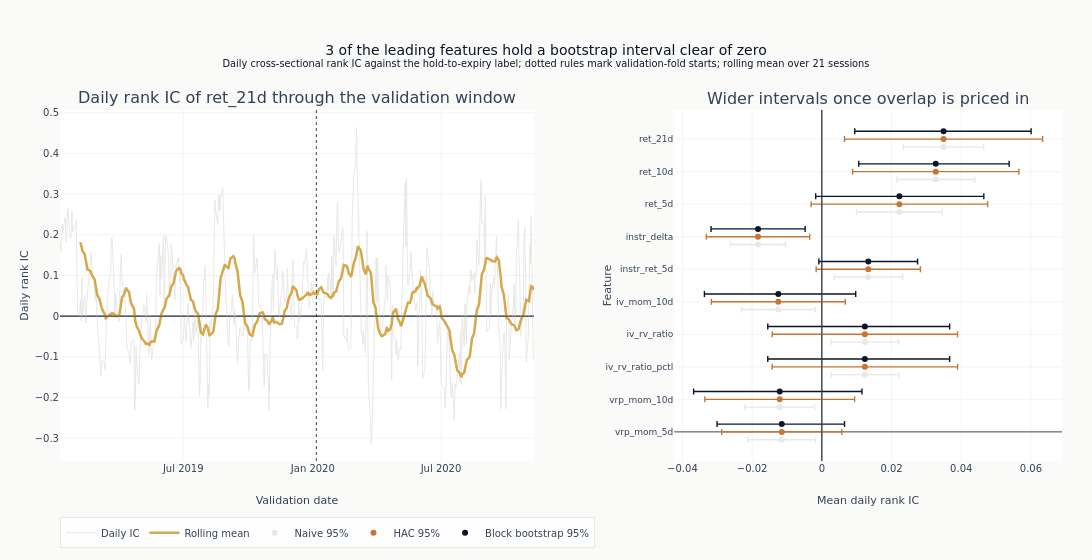

Notebook cell for this chart:
### Markdown cell above
The right panel ranks the same features by absolute mean IC. The naive interval is
the one a reader would draw from the daily series alone; the other two price in the
overlap that a hold-to-expiry outcome forces on consecutive dates.

### Code cell
interval_order = list(reversed(leading_features))
# Three intervals per feature drawn on one categorical row sit on top of each other and
# the widest simply hides the rest. Place them on a numeric axis at a fixed offset so
# the difference between the three is the thing the panel shows.
BAND_OFFSET = 0.24
for rank, (band, color, label) in enumerate(
    [
        ("naive", COLORS["silver_muted"], "Naive 95%"),
        ("hac", COLORS["copper"], "HAC 95%"),
        ("boot", COLORS["blue"], "Block bootstrap 95%"),
    ]
):
    lower = [uncertainty[f][f"ci_{band}_lower"] for f in interval_order]
    upper = [uncertainty[f][f"ci_{band}_upper"] for f in interval_order]
    means = [uncertainty[f]["mean_ic"] for f in interval_order]
    fig.add_trace(
        go.Scatter(
            x=means,
            y=[i + (rank - 1) * BAND_OFFSET for i in range(len(interval_order))],
            mode="markers",
            marker=dict(color=color, size=6),
            error_x=dict(
                type="data",
                symmetric=False,
                array=[u - m for u, m in zip(upper, means, strict=True)],
                arrayminus=[m - lo for m, lo in zip(means, lower, strict=True)],
                color=color,
                thickness=1.4,
                width=3,
            ),
            text=interval_order,
            name=label,
        ),
        row=1,
        col=2,
    )
fig.add_vline(x=0, line=dict(color=COLORS["neutral"], width=1), row=1, col=2)

n_boot_excludes_zero = sum(
    1
    for feat in leading_features
    if uncertainty[feat]["ci_boot_lower"] * uncertainty[feat]["ci_boot_upper"] > 0
)
fig.update_layout(
    template="ml4t",
    height=560,
    width=1150,
    title={
        "text": (
            f"{n_boot_excludes_zero} of the leading features hold a bootstrap interval clear of zero"
            f"<br><sup>Daily cross-sectional rank IC against the hold-to-expiry label; dotted rules "
            f"mark validation-fold starts; rolling mean over {IC_ROLLING_WINDOW} sessions</sup>"
        )
    },
    margin=dict(l=60, r=30, t=110, b=60),
    legend=dict(orientation="h", y=-0.16, x=0),
)
fig.update_xaxes(title_text="Validation date", row=1, col=1)
fig.update_xaxes(title_text="Mean daily rank IC", row=1, col=2)
fig.update_yaxes(title_text="Daily rank IC", row=1, col=1)
fig.update_yaxes(
    title_text="Feature",
    tickmode="array",
    tickvals=list(range(len(interval_order))),
    ticktext=interval_order,
    tickfont=dict(size=9),
    row=1,
    col=2,
)
fig.show()

### Figure 1 — Plotly figure (JSON) as saved in the notebook; plotly's stock layout.template omitted (floating-point values rounded to 4 significant figures; data arrays with more than 128 entries replaced by an {"elided": "..."} marker saying what was removed)
{"data": [{"line": {"color": "#e8e8e6", "width": 1}, "mode": "lines", "name": "Daily IC", "type": "scatter", "x": {"elided": "467 str values"}, "xaxis": "x", "y": {"elided": "467 float values"}, "yaxis": "y"}, {"line": {"color": "#D4A84B", "width": 2.5}, "mode": "lines", "name": "Rolling mean", "type": "scatter", "x": {"elided": "467 str values"}, "xaxis": "x", "y": {"elided": "467 float values"}, "yaxis": "y"}, {"error_x": {"array": [0.009687, 0.01001, 0.009692, 0.009692, 0.01055, 0.009858, 0.007879, 0.01229, 0.01119, 0.01148], "arrayminus": [0.009687, 0.01001, 0.009692, 0.009692, 0.01055, 0.009858, 0.007879, 0.01229, 0.01119, 0.01148], "color": "#e8e8e6", "symmetric": false, "thickness": 1.4, "type": "data", "width": 3}, "marker": {"color": "#e8e8e6", "size": 6}, "mode": "markers", "name": "Naive 95%", "text": ["vrp_mom_5d", "vrp_mom_10d", "iv_rv_ratio_pctl", "iv_rv_ratio", "iv_mom_10d", "instr_ret_5d", "instr_delta", "ret_5d", "ret_10d", "ret_21d"], "type": "scatter", "x": [-0.01149, -0.01208, 0.01235, 0.01235, -0.01249, 0.01334, -0.01831, 0.02225, 0.03269, 0.03493], "xaxis": "x2", "y": [-0.24, 0.76, 1.76, 2.76, 3.76, 4.76, 5.76, 6.76, 7.76, 8.76], "yaxis": "y2"}, {"error_x": {"array": [0.01724, 0.02149, 0.02659, 0.02659, 0.01921, 0.01496, 0.01482, 0.02533, 0.02386, 0.02843], "arrayminus": [0.01724, 0.02149, 0.02659, 0.02659, 0.01921, 0.01496, 0.01482, 0.02533, 0.02386, 0.02843], "color": "#C87533", "symmetric": false, "thickness": 1.4, "type": "data", "width": 3}, "marker": {"color": "#C87533", "size": 6}, "mode": "markers", "name": "HAC 95%", "text": ["vrp_mom_5d", "vrp_mom_10d", "iv_rv_ratio_pctl", "iv_rv_ratio", "iv_mom_10d", "instr_ret_5d", "instr_delta", "ret_5d", "ret_10d", "ret_21d"], "type": "scatter", "x": [-0.01149, -0.01208, 0.01235, 0.01235, -0.01249, 0.01334, -0.01831, 0.02225, 0.03269, 0.03493], "xaxis": "x2", "y": [0.0, 1.0, 2.0, 3.0, 4.0, 5.0, 6.0, 7.0, 8.0, 9.0], "yaxis": "y2"}, {"error_x": {"array": [0.01801, 0.0236, 0.02433, 0.02433, 0.02221, 0.01414, 0.01352, 0.02423, 0.02106, 0.02512], "arrayminus": [0.01856, 0.02471, 0.02786, 0.02786, 0.02121, 0.01419, 0.01348, 0.02401, 0.02209, 0.02548], "color": "#0a1628", "symmetric": false, "thickness": 1.4, "type": "data", "width": 3}, "marker": {"color": "#0a1628", "size": 6}, "mode": "markers", "name": "Block bootstrap 95%", "text": ["vrp_mom_5d", "vrp_mom_10d", "iv_rv_ratio_pctl", "iv_rv_ratio", "iv_mom_10d", "instr_ret_5d", "instr_delta", "ret_5d", "ret_10d", "ret_21d"], "type": "scatter", "x": [-0.01149, -0.01208, 0.01235, 0.01235, -0.01249, 0.01334, -0.01831, 0.02225, 0.03269, 0.03493], "xaxis": "x2", "y": [0.24, 1.24, 2.24, 3.24, 4.24, 5.24, 6.24, 7.24, 8.24, 9.24], "yaxis": "y2"}], "layout": {"annotations": [{"font": {"size": 16}, "showarrow": false, "text": "Daily rank IC of ret_21d through the validation window", "x": 0.2365, "xanchor": "center", "xref": "paper", "y": 1.0, "yanchor": "bottom", "yref": "paper"}, {"font": {"size": 16}, "showarrow": false, "text": "Wider intervals once overlap is priced in", "x": 0.8065, "xanchor": "center", "xref": "paper", "y": 1.0, "yanchor": "bottom", "yref": "paper"}], "height": 560, "legend": {"orientation": "h", "x": 0, "y": -0.16}, "margin": {"b": 60, "l": 60, "r": 30, "t": 110}, "shapes": [{"line": {"color": "#334155", "width": 1}, "type": "line", "x0": 0, "x1": 1, "xref": "x domain", "y0": 0, "y1": 0, "yref": "y"}, {"line": {"color": "#334155", "dash": "dot", "width": 1}, "type": "line", "x0": "2020-01-06", "x1": "2020-01-06", "xref": "x", "y0": 0, "y1": 1, "yref": "y domain"}, {"line": {"color": "#334155", "width": 1}, "type": "line", "x0": 0, "x1": 0, "xref": "x2", "y0": 0, "y1": 1, "yref": "y2 domain"}], "title": {"text": "3 of the leading features hold a bootstrap interval clear of zero<br><sup>Daily cross-sectional rank IC against the hold-to-expiry label; dotted rules mark validation-fold starts; rolling mean over 21 sessions</sup>"}, "width": 1150, "xaxis": {"anchor": "y", "domain": [0.0, 0.473], "title": {"text": "Validation date"}}, "xaxis2": {"anchor": "y2", "domain": [0.613, 1.0], "title": {"text": "Mean daily rank IC"}}, "yaxis": {"anchor": "x", "domain": [0.0, 1.0], "title": {"text": "Daily rank IC"}}, "yaxis2": {"anchor": "x2", "domain": [0.0, 1.0], "tickfont": {"size": 9}, "tickmode": "array", "ticktext": ["vrp_mom_5d", "vrp_mom_10d", "iv_rv_ratio_pctl", "iv_rv_ratio", "iv_mom_10d", "instr_ret_5d", "instr_delta", "ret_5d", "ret_10d", "ret_21d"], "tickvals": [0, 1, 2, 3, 4, 5, 6, 7, 8, 9], "title": {"text": "Feature"}}}}
